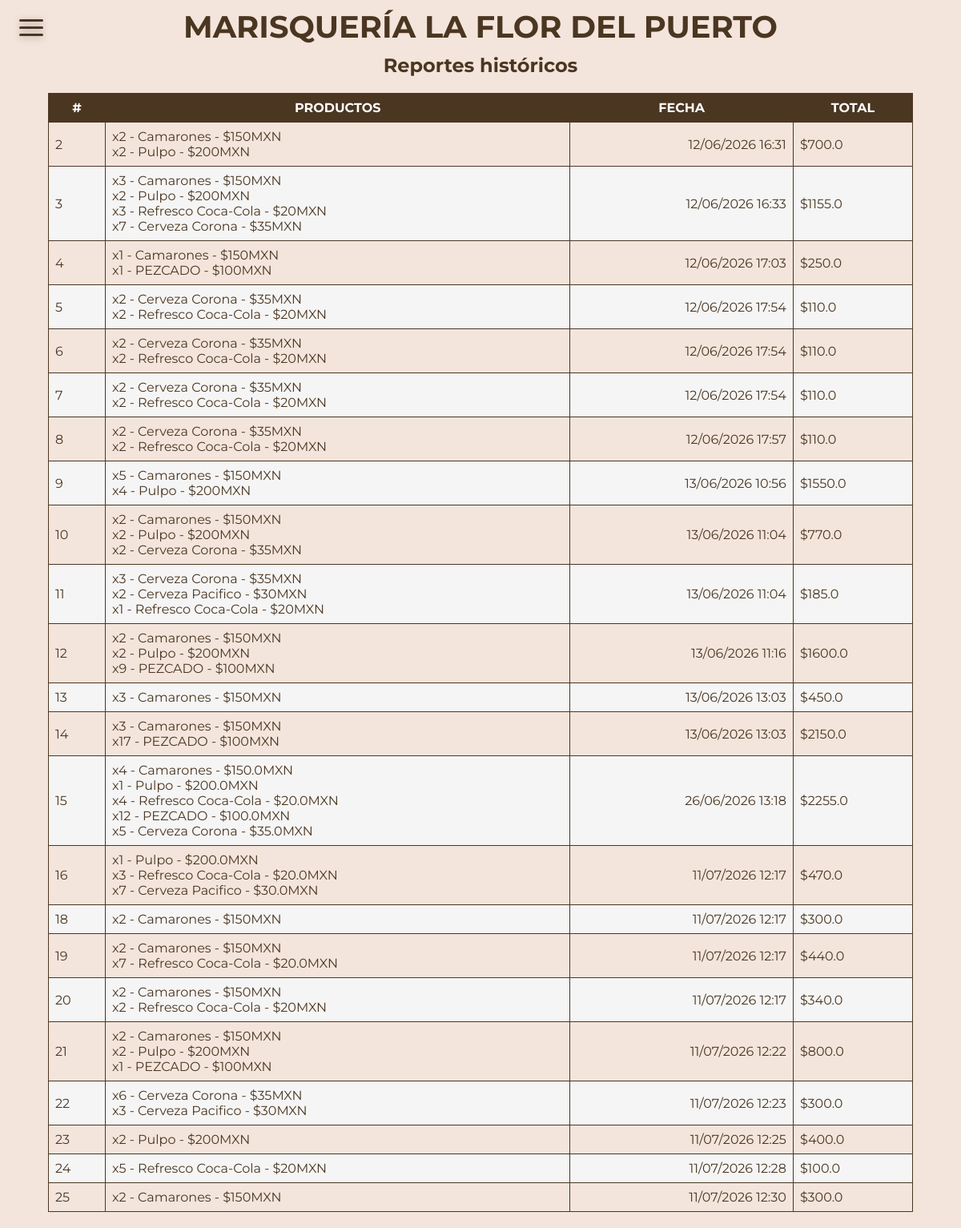
/reportes (signed in), run on an earlier commit of the app's database.
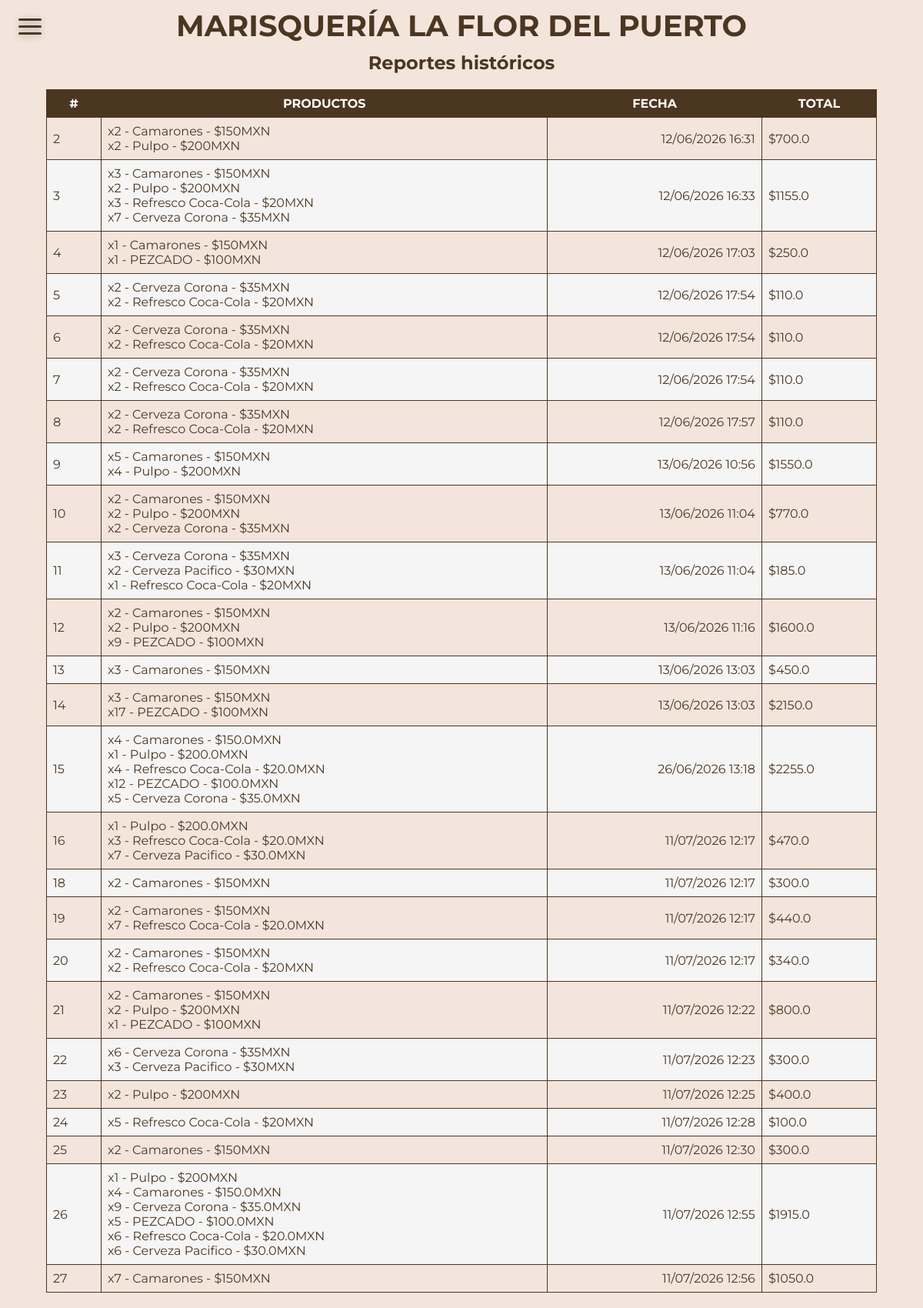
And on a later commit of the database.
### models.py (models this page shows)
class PedidoHistorico(db.Model):
    id = db.Column(db.Integer, primary_key=True)
    productos = db.Column(db.Text)  # o relación si usas modelo relacional
    total = db.Column(db.Float)
    fecha = db.Column(db.DateTime, default=datetime.now())

### app.py (the view)
        def wrapped(*args, **kwargs):
            if 'username' not in session:
                return redirect(url_for('login'))
            if session.get('tipo_usuario') not in allowed_roles:
                flash('No tienes permiso para acceder a esta página', 'error')
                return redirect(url_for('index'))
            return f(*args, **kwargs)

### app.py (called while the page is built)
def from_json(value):
    try:
        return json.loads(value)
    except (json.JSONDecodeError, TypeError):
        return value

def role_required(*allowed_roles):
    def decorator(f):
        def wrapped(*args, **kwargs):
            if 'username' not in session:
                return redirect(url_for('login'))
            if session.get('tipo_usuario') not in allowed_roles:
                flash('No tienes permiso para acceder a esta página', 'error')
                return redirect(url_for('index'))
            return f(*args, **kwargs)
        wrapped.__name__ = f.__name__
        return wrapped
    return decorator

@app.route('/reportes', methods=['GET'])
@role_required('admin')
def reportes():
    reportes = PedidoHistorico.query.all()
    return render_template('reportes.html', reportes=reportes)

### templates/reportes.html (shortened to what this page needs)
{% extends 'base.html' %}
{% block content %}
    <h2 style="text-align: center;">Reportes históricos</h2>
    <div style="width: 90%; margin: 0 auto;">
        <table style="width: 100%;">
            <tr>
                <th>#</th>
                <th>Productos</th>
                <th>Fecha</th>
                <th>Total</th>
            </tr>
            {% for reporte in reportes %}
                {% if reporte.productos and reporte.productos != 'None' and reporte.productos != '[]' %}
                <tr>
                    <td>{{ reporte.id }}</td>
                    <td style="border-top: 1px dashed #000;">
                        {% set productos = reporte.productos | from_json %}
                        {% if productos %}
                            {% for producto in productos %}
                                x{{ producto.cantidad }} - {{ producto.nombre }} - ${{ producto.precio }}MXN<br>
                            {% endfor %}
                        {% else %}
                            {{ reporte.productos }}
                        {% endif %}
                    </td>
                    <td style="text-align: right; border-top: 1px dashed #000;">{{ reporte.fecha.strftime('%d/%m/%Y %H:%M') if reporte.fecha else '' }}</td>
                    <td>${{ reporte.total }}</td>
                </tr>
                {% endif %}
            {% endfor %}
        </table>
    </div>
{% endblock %}

### templates/base.html (shortened to what this page needs)
<!DOCTYPE html>
<html lang="en">
<head>
    <link rel="stylesheet" href="{{ url_for('static', filename='css/base.css') }}">
</head>
<body>
    <header>
        <div class="menu-button menu-not-active" id="menu-button">
            <span></span>
            <span></span>
            <span></span>
        </div>
    </header>
    <div class="container">
        <h1 style="position: sticky; top: 0;">MARISQUERÍA LA FLOR DEL PUERTO</h1>
        {% block content %}{% endblock %}
    </div>
</body>
</html>

### static/css/base.css (style rules this page uses)
* { margin: 0; padding: 0; box-sizing: border-box; }
html { scroll-behavior: smooth; }
body { --bg-color: #4b3621; --text-color: #fff; background-color: #f3e5dc; font-family: 'Montserrat', sans-serif; color: #4b3621; display: block; }
header { display: flex; justify-content: space-between; align-items: center; position: fixed; top: 0; left: 0; width: 100%; height: 10dvh; padding: 8px 30px; z-index: 100; }
.menu-button { width: 30px; cursor: pointer; position: absolute; top: 30%; left: 5%; z-index: 110; }
.menu-button span { display: block; width: 100%; height: 3px; box-shadow: rgba(0, 0, 0, 0.3) 0px 2px 10px 0px; position: relative; border-radius: 3px; background-color: var(--bg-color); transition: all 0.3s ease; }
span + span { margin-top: 6px; }
.menu-not-active span:nth-child(1) { animation: ease .7s top-2 forwards; }
.menu-not-active span:nth-child(2) { animation: ease .7s scaled-2 forwards; }
.menu-not-active span:nth-child(3) { animation: ease .7s bottom-2 forwards; }
h1 { width: 100%; text-align: center; padding: 10px; font-size: clamp(1.4rem, 5vw, 2.4rem); text-wrap: balance; margin: 0 auto; animation: scroll 10s ease-in-out; animation-timeline: scroll(); }
h2 { font-size: clamp(1rem, 5vw, 1.5rem); text-wrap: balance; }
table { width: auto; border-collapse: collapse; margin: 20px auto; }
table th, table td { border: 1px solid #4b3621; padding: 8px; text-align: left; }
th { background-color: #4b3621; color: #fff; text-align: center !important; text-transform: uppercase; }
tr:nth-child(odd) { background-color: #f5f5f5; color: #4b3621; }
@media (min-width: 960px) { .menu-button { left: 2%; } }

What changed in the data, as far as the page shows it:
added PedidoHistorico: id "26", cantidad "1" "4" "9" "5" "6" "6", nombre "Pulpo" "Camarones" "Cerveza Corona" "PEZCADO" "Refresco Coca-Cola" "Cerveza Pacifico", precio "200" "150.0" "35.0" "100.0" "20.0" "30.0", fecha "11/07/2026 12:55", total "1915.0"
added PedidoHistorico: id "27", cantidad "7", nombre "Camarones", precio "150", fecha "11/07/2026 12:56", total "1050.0"
